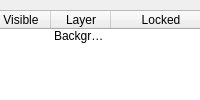
  <widget class="QDockWidget" name="dockWidgetLayers">
   <property name="windowIcon">
    <iconset>
     <normaloff>svgicons/red_blue_drawers.svg</normaloff>svgicons/red_blue_drawers.svg</iconset>
   </property>
   <property name="windowTitle">
    <string>Layers</string>
   </property>
   <attribute name="dockWidgetArea">
    <number>1</number>
   </attribute>
   <widget class="QWidget" name="dockWidgetContents_3">
    <property name="sizePolicy">
     <sizepolicy hsizetype="Preferred" vsizetype="Minimum">
      <horstretch>0</horstretch>
      <verstretch>0</verstretch>
     </sizepolicy>
    </property>
    <widget class="QTreeWidget" name="treeWidget">
     <property name="geometry">
      <rect>
       <x>-10</x>
       <y>10</y>
       <width>221</width>
       <height>192</height>
      </rect>
     </property>
     <property name="sizePolicy">
      <sizepolicy hsizetype="Minimum" vsizetype="Minimum">
       <horstretch>0</horstretch>
       <verstretch>0</verstretch>
      </sizepolicy>
     </property>
     <property name="sizeAdjustPolicy">
      <enum>QAbstractScrollArea::SizeAdjustPolicy::AdjustIgnored</enum>
     </property>
     <property name="indentation">
      <number>5</number>
     </property>
     <property name="uniformRowHeights">
      <bool>false</bool>
     </property>
     <property name="headerHidden">
      <bool>false</bool>
     </property>
     <attribute name="headerCascadingSectionResizes">
      <bool>false</bool>
     </attribute>
     <attribute name="headerMinimumSectionSize">
      <number>26</number>
     </attribute>
     <attribute name="headerDefaultSectionSize">
      <number>60</number>
     </attribute>
     <attribute name="headerShowSortIndicator" stdset="0">
      <bool>false</bool>
     </attribute>
     <attribute name="headerStretchLastSection">
      <bool>true</bool>
     </attribute>
     <column>
      <property name="text">
       <string>Visible</string>
      </property>
      <property name="font">
       <font>
        <bold>false</bold>
       </font>
      </property>
      <property name="textAlignment">
       <set>AlignCenter</set>
      </property>
     </column>
     <column>
      <property name="text">
       <string>Layer</string>
      </property>
      <property name="textAlignment">
       <set>AlignCenter</set>
      </property>
     </column>
     <column>
      <property name="text">
       <string>Locked</string>
      </property>
      <property name="textAlignment">
       <set>AlignCenter</set>
      </property>
     </column>
     <item>
      <property name="text">
       <string/>
      </property>
      <property name="icon">
       <iconset>
        <normaloff>svgicons/visible-gray.svg</normaloff>svgicons/visible-gray.svg</iconset>
      </property>
      <property name="text">
       <string>Background</string>
      </property>
      <property name="font">
       <font>
        <kerning>true</kerning>
       </font>
      </property>
      <property name="icon">
       <iconset>
        <normaloff>svgicons/opaque.svg</normaloff>svgicons/opaque.svg</iconset>
      </property>
      <property name="text">
       <string/>
      </property>
      <property name="font">
       <font>
        <bold>false</bold>
        <kerning>false</kerning>
       </font>
      </property>
      <property name="icon">
       <iconset>
        <normaloff>svgicons/unlock.svg</normaloff>svgicons/unlock.svg</iconset>
      </property>
      <property name="flags">
       <set>ItemIsSelectable|ItemIsEditable|ItemIsEnabled</set>
      </property>
     </item>
    </widget>
    <widget class="QToolButton" name="toolButton_2">
     <property name="geometry">
      <rect>
       <x>41</x>
       <y>209</y>
       <width>24</width>
       <height>23</height>
      </rect>
     </property>
     <property name="text">
      <string>...</string>
     </property>
     <property name="icon">
      <iconset theme="QIcon::ThemeIcon::ListRemove"/>
     </property>
    </widget>
    <widget class="QToolButton" name="toolButton_6">
     <property name="geometry">
      <rect>
       <x>191</x>
       <y>209</y>
       <width>24</width>
       <height>23</height>
      </rect>
     </property>
     <property name="text">
      <string>...</string>
     </property>
     <property name="icon">
      <iconset theme="QIcon::ThemeIcon::DocumentProperties"/>
     </property>
    </widget>
    <widget class="QToolButton" name="toolButton_3">
     <property name="geometry">
      <rect>
       <x>11</x>
       <y>209</y>
       <width>24</width>
       <height>23</height>
      </rect>
     </property>
     <property name="text">
      <string>...</string>
     </property>
     <property name="icon">
      <iconset theme="QIcon::ThemeIcon::ListAdd"/>
     </property>
    </widget>
    <widget class="QToolButton" name="toolButton_7">
     <property name="geometry">
      <rect>
       <x>161</x>
       <y>209</y>
       <width>24</width>
       <height>23</height>
      </rect>
     </property>
     <property name="text">
      <string>...</string>
     </property>
     <property name="icon">
      <iconset theme="QIcon::ThemeIcon::WindowNew"/>
     </property>
    </widget>
    <widget class="QToolButton" name="toolButton_5">
     <property name="geometry">
      <rect>
       <x>131</x>
       <y>209</y>
       <width>24</width>
       <height>23</height>
      </rect>
     </property>
     <property name="text">
      <string>...</string>
     </property>
     <property name="icon">
      <iconset theme="QIcon::ThemeIcon::GoDown"/>
     </property>
    </widget>
    <widget class="QToolButton" name="toolButton">
     <property name="geometry">
      <rect>
       <x>101</x>
       <y>209</y>
       <width>24</width>
       <height>23</height>
      </rect>
     </property>
     <property name="text">
      <string>...</string>
     </property>
     <property name="icon">
      <iconset theme="QIcon::ThemeIcon::GoUp"/>
     </property>
    </widget>
    <widget class="QToolButton" name="toolButton_4">
     <property name="geometry">
      <rect>
       <x>71</x>
       <y>209</y>
       <width>24</width>
       <height>23</height>
      </rect>
     </property>
     <property name="text">
      <string>...</string>
     </property>
     <property name="icon">
      <iconset theme="QIcon::ThemeIcon::EditCopy"/>
     </property>
    </widget>
   </widget>
  </widget>
